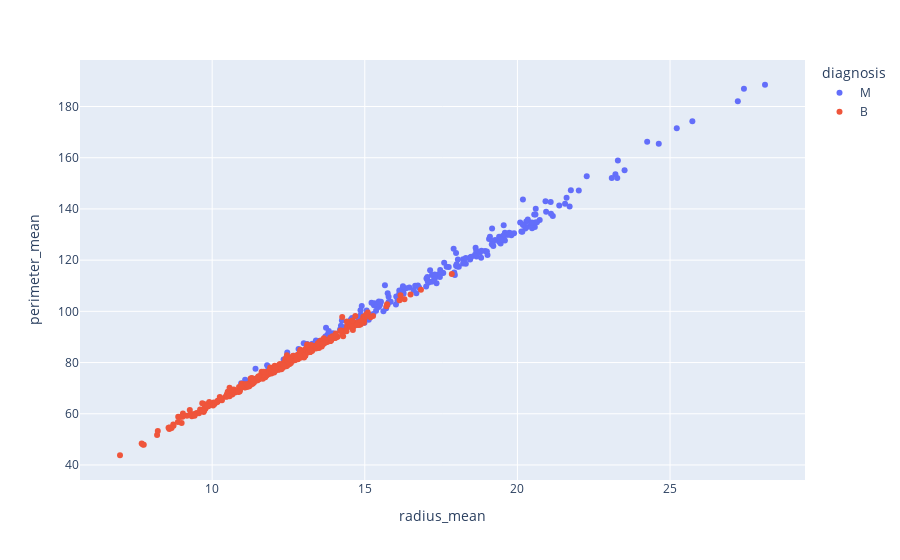

Here is the notebook cell this chart was saved with:
### Code cell
fig = px.scatter(Breast_Cancer_df,x='radius_mean',y='perimeter_mean',color='diagnosis',size_max=60)
fig.show()

### Figure 1 — Plotly figure (JSON) as saved in the notebook; plotly's stock layout.template omitted (floating-point values rounded to 4 significant figures; data arrays with more than 128 entries replaced by an {"elided": "..."} marker saying what was removed)
{"data": [{"hovertemplate": "diagnosis=M<br>radius_mean=%{x}<br>perimeter_mean=%{y}<extra></extra>", "legendgroup": "M", "marker": {"color": "#636efa", "symbol": "circle"}, "mode": "markers", "name": "M", "orientation": "v", "showlegend": true, "x": {"elided": "212 float values"}, "xaxis": "x", "y": {"elided": "212 float values"}, "yaxis": "y", "type": "scatter"}, {"hovertemplate": "diagnosis=B<br>radius_mean=%{x}<br>perimeter_mean=%{y}<extra></extra>", "legendgroup": "B", "marker": {"color": "#EF553B", "symbol": "circle"}, "mode": "markers", "name": "B", "orientation": "v", "showlegend": true, "x": {"elided": "357 float values"}, "xaxis": "x", "y": {"elided": "357 float values"}, "yaxis": "y", "type": "scatter"}], "layout": {"xaxis": {"anchor": "y", "domain": [0, 1], "title": {"text": "radius_mean"}, "type": "linear", "range": [5.723, 29.37], "autorange": true}, "yaxis": {"anchor": "x", "domain": [0, 1], "title": {"text": "perimeter_mean"}, "type": "linear", "range": [33.53, 198.8], "autorange": true}, "legend": {"title": {"text": "diagnosis"}, "tracegroupgap": 0}, "margin": {"t": 60}, "autosize": true}}
